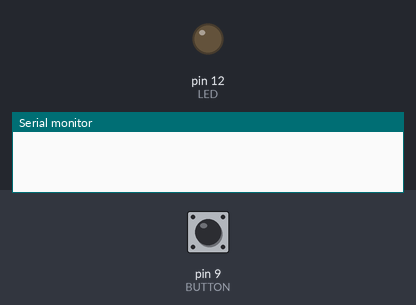
Simulated run of this sketch. Board: Arduino Uno, built with avr-gcc and run on an emulated ATmega328P. On the bench: output pins drawn as LEDs (lit = HIGH), the last lines printed to the serial monitor. The inputs (shaded band) are chosen by the test bench; at power-on: pin 9 (BUTTON) LOW.

Above: at 1.2 s.
1.3 s: pin 9 (BUTTON) pulled HIGH for 0.15 s
At 2.5 s:
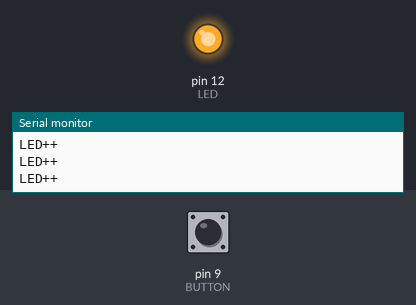
2.9 s: pin 9 (BUTTON) driven HIGH
Timing chart, 0 to 5.9 s (numbered marks = the images above; inputs shaded):
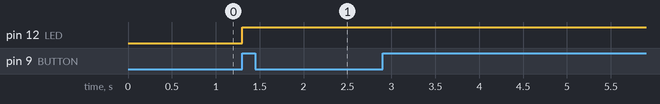

Measured:
- after the input at 1.3 s, pin 12 (LED): LOW → HIGH at once

The sketch:

rele_on_With_button.ino
```cpp
const int LED = 12;
const int BUTTON = 9;
int buttonState = 0;
unsigned long a = 10000;
unsigned long lastTime;
bool but=0;
void setup() {
  Serial.begin(9600);
  pinMode(LED, OUTPUT);
  pinMode(BUTTON, INPUT);
}

void loop() {
  buttonState = digitalRead(BUTTON);
  if (buttonState == HIGH) {
    Serial.println("LED++");
    digitalWrite(LED, HIGH);
    but=1;
 }
  else {
  //  Serial.println("LED--");

  }
  if(but==1){
  if (millis() - lastTime == a)
    { Serial.println(lastTime);
      Serial.println("vaxt tamam oldu");
      lastTime = millis();
      Serial.println(lastTime);
        digitalWrite(LED, LOW);
      but=0;
    }}
}
```
